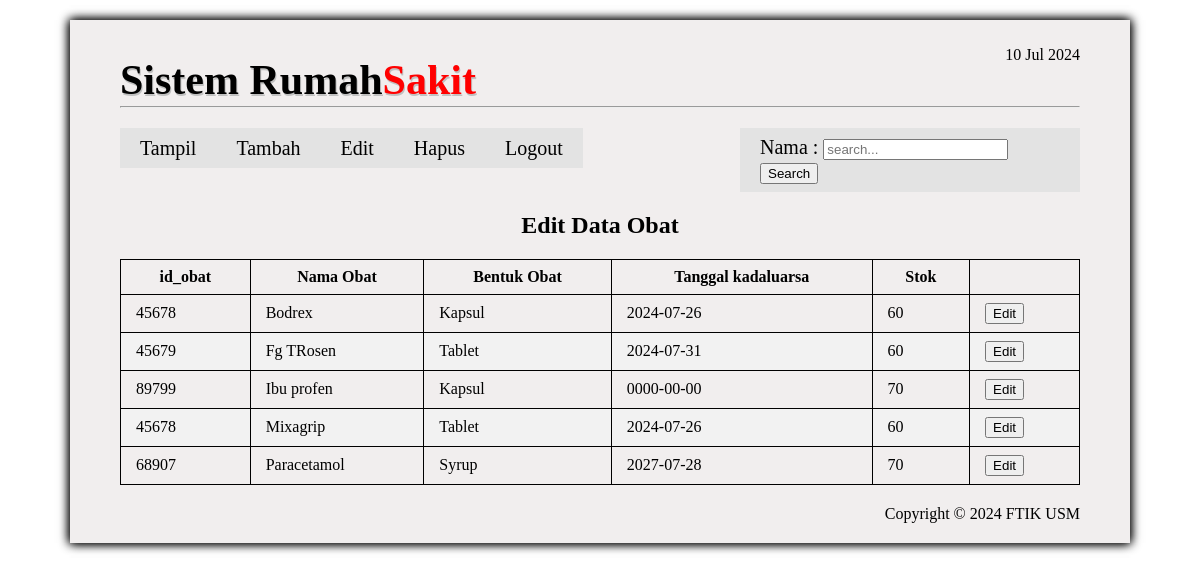
/edit_obat.php (signed in), run on the app's committed database.
### tables this page shows
CREATE TABLE `obat` (
  `id_obat` char(10) NOT NULL DEFAULT '',
  `nama_obat` varchar(40) DEFAULT NULL,
  `bentuk_obat` varchar(50) DEFAULT NULL,
  `tanggal_kadaluarsa` date DEFAULT NULL,
  `stok` int(10) DEFAULT NULL
);

### edit_obat.php (the view, shortened to what this page needs)
<?php
include("koneksi.php");
?>
<!DOCTYPE html>
<html lang="id">
<head>
    <link href="style.css" rel="stylesheet">
</head>
<body>
    <div class="container">
        <div id="header">
            <h1 id="logo">Sistem Rumah<span>Sakit</span></h1>
            <p id="tanggal"><?php echo date("d M Y"); ?></p>
        </div>
        <hr>
        <nav>
            <ul>
                <li><a href="tampil_obat.php">Tampil</a></li>
                <li><a href="tambah_obat.php">Tambah</a>
                <li><a href="edit_obat.php">Edit</a>
                <li><a href="hapus_obat.php">Hapus</a></li>
 <li><a href="logout.php">Logout</a>
 </ul>
 </nav>
 <form id="search" action="tampil_obat.php" method="get">
    <p>
        <label for="nim">Nama : </label>
        <input type="text" name="nama" id="nama" placeholder="search..." >
        <input type="submit" name="submit" value="Search">
    </p>
 </form>
<h2>Edit Data Obat</h2>
<table border="1">
 <tr>
 <th>id_obat</th>
 <th>Nama Obat</th>
 <th>Bentuk Obat</th>
 <th>Tanggal kadaluarsa</th>
 <th>Stok</th>
 </tr>
 <?php
 $query = "SELECT * FROM obat ORDER BY nama_obat ASC";
 $result = mysqli_query($link, $query);
 while($data = mysqli_fetch_assoc($result))
 {
    echo "<tr>";
    echo "<td>$data[id_obat]</td>";
            echo "<td>$data[nama_obat]</td>";
            echo "<td>$data[bentuk_obat]</td>";
            echo "<td>$data[tanggal_kadaluarsa]</td>";
            echo "<td>$data[stok]</td>";
    echo "<td>";
    ?>
    <form action="form_obat.php" method="post" >
    <input type="submit" name="submit" value="Edit" >
    </form>
    <?php
    echo "</td>";
    echo "</tr>";
 }
    ?>
    </table>
    <div id="footer">
        Copyright © <?php echo date("Y"); ?> FTIK USM
    </div>
 </div>
 </body>
 </html

### style.css (style rules this page uses)
body { background-color: white; }
div.container { width: 960px; padding: 10px 50px 20px; background-color: rgb(241, 238, 238); margin: 20px auto; box-shadow: 1px 0px 10px, -1px 0px 10px; }
h1,h2,h3 { text-align: center; font-family: Cambria, "Times New Roman", serif; clear: both; }
#footer { text-align: right; margin-top: 20px; }
#header { height: 60px; }
#logo { font-size: 42px; float: left; text-shadow: 1px 2px #c0c0c0; margin-top: 10px; margin-bottom: 0px; }
#logo span { color: red; }
#tanggal { text-align: right; }
hr { margin: 0px; }
nav { width: 500px; float: left; clear: both; }
ul { padding: 0; margin: 20px 0; list-style: none; overflow: hidden; }
nav li a { float: left; background-color: #E3E3E3; color: black; text-decoration: none; font-size: 20px; height: 30px; line-height: 30px; padding: 5px 20px; }
table { border-collapse: collapse; border-spacing: 0; border: 1px black solid; width: 100%; }
th,td { padding: 8px 15px; border: 1px black solid; }
tr:nth-child(2n+3) { background-color: #F2F2F2; }
#search { font-size: 20px; width: 340px; float: right; margin: 20px 0px; background-color: #E3E3E3; }
#search p { margin: 0px; padding: 8px 20px; }

### data on the page
obat: id_obat "45678", nama_obat "Bodrex", bentuk_obat "Kapsul", tanggal_kadaluarsa "2024-07-26", stok "60"
obat: id_obat "45679", nama_obat "Fg TRosen", bentuk_obat "Tablet", tanggal_kadaluarsa "2024-07-31", stok "60"
obat: id_obat "89799", nama_obat "Ibu profen", bentuk_obat "Kapsul", tanggal_kadaluarsa "0000-00-00", stok "70"
obat: id_obat "45678", nama_obat "Mixagrip", bentuk_obat "Tablet", tanggal_kadaluarsa "2024-07-26", stok "60"
obat: id_obat "68907", nama_obat "Paracetamol", bentuk_obat "Syrup", tanggal_kadaluarsa "2027-07-28", stok "70"
